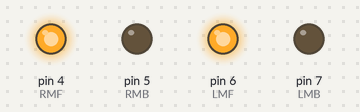
Bench run of a sketch on a simulated Arduino Uno, built with avr-gcc and run on an emulated ATmega328P. Shown: output pins drawn as LEDs (lit = HIGH).

Above: at 0.1 s.
Timing chart, 0 to 1.6 s (numbered marks = the images above):
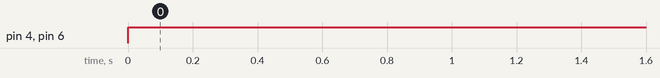

Measured:
- by itself, pin 4 (RMF), pin 6 (LMF): LOW → HIGH at 0.00 s

The sketch:

Obstacle_avoiding.ino
```cpp
const int RMF = 4;
const int RMB = 5;
const int LMF = 6;
const int LMB = 7;


void setup()
{

  pinMode (RMF, OUTPUT);
  pinMode (RMB, OUTPUT);
  pinMode (LMF, OUTPUT);
  pinMode (LMB, OUTPUT);
}

void loop()
{

      digitalWrite(RMF, HIGH);
      digitalWrite(RMB, LOW);
      digitalWrite(LMF, HIGH);
      digitalWrite(LMB, LOW);


}
```
